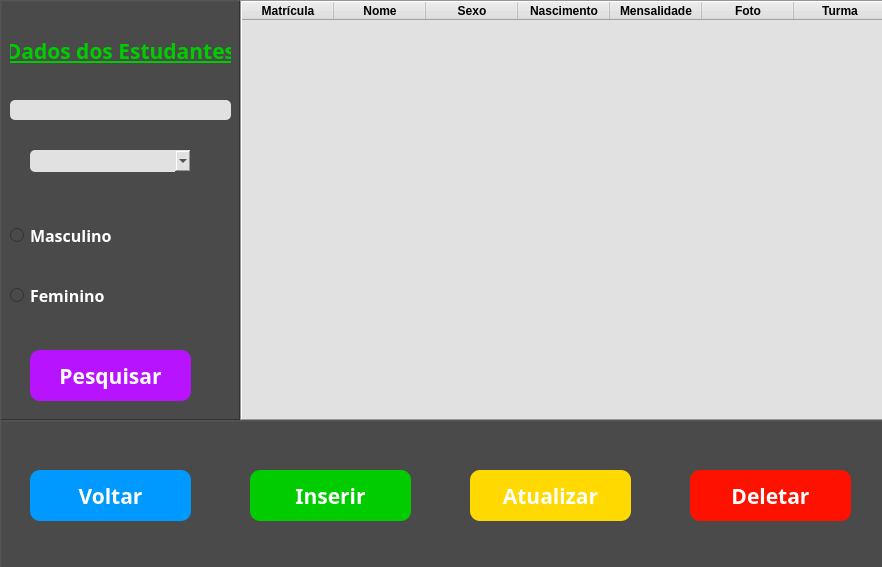
<?xml version="1.0" encoding="UTF-8"?>
<ui version="4.0">
 <class>telaEstudante</class>
 <widget class="QMainWindow" name="telaEstudante">
  <property name="geometry">
   <rect>
    <x>0</x>
    <y>0</y>
    <width>882</width>
    <height>567</height>
   </rect>
  </property>
  <property name="maximumSize">
   <size>
    <width>882</width>
    <height>567</height>
   </size>
  </property>
  <property name="windowTitle">
   <string>Estudantes</string>
  </property>
  <property name="windowIcon">
   <iconset>
    <normalon>imagens/student.png</normalon>
   </iconset>
  </property>
  <property name="styleSheet">
   <string notr="true">background-color: rgb(74, 74, 74);</string>
  </property>
  <widget class="QWidget" name="centralwidget">
   <widget class="QFrame" name="frame">
    <property name="geometry">
     <rect>
      <x>0</x>
      <y>0</y>
      <width>241</width>
      <height>421</height>
     </rect>
    </property>
    <property name="frameShape">
     <enum>QFrame::WinPanel</enum>
    </property>
    <property name="frameShadow">
     <enum>QFrame::Raised</enum>
    </property>
    <widget class="QLineEdit" name="lineEstudante">
     <property name="enabled">
      <bool>false</bool>
     </property>
     <property name="geometry">
      <rect>
       <x>10</x>
       <y>100</y>
       <width>221</width>
       <height>20</height>
      </rect>
     </property>
     <property name="font">
      <font>
       <family>Corbel</family>
       <pointsize>12</pointsize>
      </font>
     </property>
     <property name="styleSheet">
      <string notr="true">background-color: rgb(225, 225, 225); border-radius:5px;</string>
     </property>
    </widget>
    <widget class="QComboBox" name="cmbEstudante">
     <property name="geometry">
      <rect>
       <x>30</x>
       <y>150</y>
       <width>161</width>
       <height>22</height>
      </rect>
     </property>
     <property name="font">
      <font>
       <family>Corbel</family>
       <pointsize>10</pointsize>
       <weight>75</weight>
       <bold>true</bold>
      </font>
     </property>
     <property name="styleSheet">
      <string notr="true">background-color: rgb(225, 225, 225); selection-background-color: rgb(225, 225, 225); selection-color: rgb(0, 0, 0);  border-radius: 5px;</string>
     </property>
     <property name="frame">
      <bool>false</bool>
     </property>
     <item>
      <property name="text">
       <string/>
      </property>
     </item>
     <item>
      <property name="text">
       <string>Matrícula</string>
      </property>
     </item>
     <item>
      <property name="text">
       <string>Nome</string>
      </property>
     </item>
     <item>
      <property name="text">
       <string>Mensalidade</string>
      </property>
     </item>
     <item>
      <property name="text">
       <string>Data de Nascimento</string>
      </property>
     </item>
     <item>
      <property name="text">
       <string>Sexo</string>
      </property>
     </item>
    </widget>
    <widget class="QRadioButton" name="rbttMasculino">
     <property name="enabled">
      <bool>false</bool>
     </property>
     <property name="geometry">
      <rect>
       <x>10</x>
       <y>220</y>
       <width>131</width>
       <height>31</height>
      </rect>
     </property>
     <property name="font">
      <font>
       <family>Corbel</family>
       <pointsize>12</pointsize>
       <weight>75</weight>
       <bold>true</bold>
      </font>
     </property>
     <property name="styleSheet">
      <string notr="true">color: rgb(255, 255, 255);</string>
     </property>
     <property name="text">
      <string>Masculino</string>
     </property>
     <property name="icon">
      <iconset>
       <normalon>imagens/male.png</normalon>
       <disabledon>imagens/male.png</disabledon>
       <selectedon>imagens/male.png</selectedon>
      </iconset>
     </property>
     <property name="iconSize">
      <size>
       <width>32</width>
       <height>32</height>
      </size>
     </property>
    </widget>
    <widget class="QRadioButton" name="rbttFeminino">
     <property name="enabled">
      <bool>false</bool>
     </property>
     <property name="geometry">
      <rect>
       <x>10</x>
       <y>280</y>
       <width>131</width>
       <height>31</height>
      </rect>
     </property>
     <property name="font">
      <font>
       <family>Corbel</family>
       <pointsize>12</pointsize>
       <weight>75</weight>
       <bold>true</bold>
      </font>
     </property>
     <property name="styleSheet">
      <string notr="true">color: rgb(255, 255, 255);</string>
     </property>
     <property name="text">
      <string>Feminino</string>
     </property>
     <property name="icon">
      <iconset>
       <normalon>imagens/female.png</normalon>
       <disabledon>imagens/female.png</disabledon>
       <selectedon>imagens/female.png</selectedon>
      </iconset>
     </property>
     <property name="iconSize">
      <size>
       <width>32</width>
       <height>32</height>
      </size>
     </property>
    </widget>
    <widget class="QLabel" name="lblEstudante">
     <property name="geometry">
      <rect>
       <x>10</x>
       <y>30</y>
       <width>221</width>
       <height>41</height>
      </rect>
     </property>
     <property name="font">
      <font>
       <family>Corbel</family>
       <pointsize>16</pointsize>
       <weight>75</weight>
       <bold>true</bold>
       <underline>true</underline>
      </font>
     </property>
     <property name="styleSheet">
      <string notr="true">color: rgb(0, 204, 0)</string>
     </property>
     <property name="text">
      <string>Dados dos Estudantes</string>
     </property>
     <property name="alignment">
      <set>Qt::AlignCenter</set>
     </property>
    </widget>
    <widget class="QPushButton" name="bttPesquisa">
     <property name="geometry">
      <rect>
       <x>30</x>
       <y>350</y>
       <width>161</width>
       <height>51</height>
      </rect>
     </property>
     <property name="font">
      <font>
       <family>Corbel</family>
       <pointsize>16</pointsize>
       <weight>75</weight>
       <bold>true</bold>
      </font>
     </property>
     <property name="styleSheet">
      <string notr="true">color: rgb(255, 255, 255); background-color:rgb(184, 19, 255); border-radius:10px;</string>
     </property>
     <property name="text">
      <string>Pesquisar</string>
     </property>
     <property name="icon">
      <iconset>
       <normalon>imagens/magnifier.png</normalon>
      </iconset>
     </property>
     <property name="iconSize">
      <size>
       <width>48</width>
       <height>48</height>
      </size>
     </property>
    </widget>
   </widget>
   <widget class="QFrame" name="frame_2">
    <property name="geometry">
     <rect>
      <x>240</x>
      <y>0</y>
      <width>651</width>
      <height>421</height>
     </rect>
    </property>
    <property name="frameShape">
     <enum>QFrame::WinPanel</enum>
    </property>
    <property name="frameShadow">
     <enum>QFrame::Raised</enum>
    </property>
    <widget class="QTableWidget" name="tblEstudante">
     <property name="geometry">
      <rect>
       <x>0</x>
       <y>0</y>
       <width>651</width>
       <height>421</height>
      </rect>
     </property>
     <property name="styleSheet">
      <string notr="true">background-color: rgb(225, 225, 225);</string>
     </property>
     <property name="frameShape">
      <enum>QFrame::Box</enum>
     </property>
     <attribute name="horizontalHeaderCascadingSectionResizes">
      <bool>false</bool>
     </attribute>
     <attribute name="horizontalHeaderDefaultSectionSize">
      <number>92</number>
     </attribute>
     <column>
      <property name="text">
       <string>Matrícula</string>
      </property>
      <property name="font">
       <font>
        <weight>75</weight>
        <bold>true</bold>
       </font>
      </property>
     </column>
     <column>
      <property name="text">
       <string>Nome</string>
      </property>
      <property name="font">
       <font>
        <weight>75</weight>
        <bold>true</bold>
       </font>
      </property>
     </column>
     <column>
      <property name="text">
       <string>Sexo</string>
      </property>
      <property name="font">
       <font>
        <weight>75</weight>
        <bold>true</bold>
       </font>
      </property>
     </column>
     <column>
      <property name="text">
       <string>Nascimento</string>
      </property>
      <property name="font">
       <font>
        <pointsize>9</pointsize>
        <weight>75</weight>
        <bold>true</bold>
       </font>
      </property>
     </column>
     <column>
      <property name="text">
       <string>Mensalidade</string>
      </property>
      <property name="font">
       <font>
        <weight>75</weight>
        <bold>true</bold>
       </font>
      </property>
     </column>
     <column>
      <property name="text">
       <string>Foto</string>
      </property>
      <property name="font">
       <font>
        <weight>75</weight>
        <bold>true</bold>
       </font>
      </property>
     </column>
     <column>
      <property name="text">
       <string>Turma</string>
      </property>
      <property name="font">
       <font>
        <weight>75</weight>
        <bold>true</bold>
       </font>
      </property>
     </column>
    </widget>
   </widget>
   <widget class="QFrame" name="frame_3">
    <property name="geometry">
     <rect>
      <x>0</x>
      <y>420</y>
      <width>891</width>
      <height>151</height>
     </rect>
    </property>
    <property name="frameShape">
     <enum>QFrame::WinPanel</enum>
    </property>
    <property name="frameShadow">
     <enum>QFrame::Raised</enum>
    </property>
    <widget class="QPushButton" name="bttVoltar">
     <property name="geometry">
      <rect>
       <x>30</x>
       <y>50</y>
       <width>161</width>
       <height>51</height>
      </rect>
     </property>
     <property name="font">
      <font>
       <family>Corbel</family>
       <pointsize>16</pointsize>
       <weight>75</weight>
       <bold>true</bold>
      </font>
     </property>
     <property name="styleSheet">
      <string notr="true">color: rgb(255, 255, 255); background-color:rgb(0, 153, 255); border-radius:10px;</string>
     </property>
     <property name="text">
      <string>Voltar</string>
     </property>
     <property name="icon">
      <iconset>
       <normalon>imagens/back.png</normalon>
      </iconset>
     </property>
     <property name="iconSize">
      <size>
       <width>48</width>
       <height>48</height>
      </size>
     </property>
    </widget>
    <widget class="QPushButton" name="bttInserir">
     <property name="geometry">
      <rect>
       <x>250</x>
       <y>50</y>
       <width>161</width>
       <height>51</height>
      </rect>
     </property>
     <property name="font">
      <font>
       <family>Corbel</family>
       <pointsize>16</pointsize>
       <weight>75</weight>
       <bold>true</bold>
      </font>
     </property>
     <property name="styleSheet">
      <string notr="true">color: rgb(255, 255, 255); background-color: rgb(0, 204, 0); border-radius:10px;</string>
     </property>
     <property name="text">
      <string>Inserir</string>
     </property>
     <property name="icon">
      <iconset>
       <normalon>imagens/plus.png</normalon>
      </iconset>
     </property>
     <property name="iconSize">
      <size>
       <width>48</width>
       <height>48</height>
      </size>
     </property>
    </widget>
    <widget class="QPushButton" name="bttAtualizar">
     <property name="geometry">
      <rect>
       <x>470</x>
       <y>50</y>
       <width>161</width>
       <height>51</height>
      </rect>
     </property>
     <property name="font">
      <font>
       <family>Corbel</family>
       <pointsize>16</pointsize>
       <weight>75</weight>
       <bold>true</bold>
      </font>
     </property>
     <property name="styleSheet">
      <string notr="true">color: rgb(255, 255, 255); background-color: rgb(255, 217, 0); border-radius:10px;</string>
     </property>
     <property name="text">
      <string>Atualizar</string>
     </property>
     <property name="icon">
      <iconset>
       <normalon>imagens/refresh.png</normalon>
      </iconset>
     </property>
     <property name="iconSize">
      <size>
       <width>48</width>
       <height>48</height>
      </size>
     </property>
    </widget>
    <widget class="QPushButton" name="bttDeletar">
     <property name="geometry">
      <rect>
       <x>690</x>
       <y>50</y>
       <width>161</width>
       <height>51</height>
      </rect>
     </property>
     <property name="font">
      <font>
       <family>Corbel</family>
       <pointsize>16</pointsize>
       <weight>75</weight>
       <bold>true</bold>
      </font>
     </property>
     <property name="styleSheet">
      <string notr="true">color: rgb(255, 255, 255); background-color: rgb(255, 17, 0); border-radius:10px;</string>
     </property>
     <property name="text">
      <string>Deletar</string>
     </property>
     <property name="icon">
      <iconset>
       <normalon>imagens/delete.png</normalon>
      </iconset>
     </property>
     <property name="iconSize">
      <size>
       <width>48</width>
       <height>48</height>
      </size>
     </property>
    </widget>
   </widget>
  </widget>
 </widget>
 <resources/>
 <connections/>
</ui>
